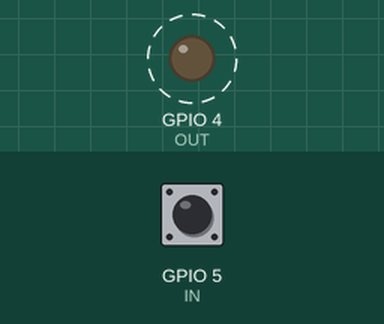
Simulated run of this sketch. Board: ESP32-S3. Parts: output pins drawn as LEDs (lit = HIGH). Dashed ring = blinking. The test bench sets the inputs (shaded band); at power-on: GPIO 5 (IN) HIGH. What the sketch prints to the serial monitor is not drawn.

Above: at 0.05 s.
Timing chart, 0 to 3.0 s (numbered marks = the images above):
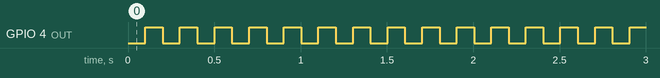

Measured:
- by itself, GPIO 4 (OUT): alternates HIGH for 0.10 s and LOW for 0.10 s

The sketch:

sketch.ino
```cpp
// Fixture for esp32-s3-devkitc-1 (round 10): proves boot, GPIO out, GPIO in with the internal pull-up, and Serial.
// GPIO4 toggles every 100 ms; GPIO5 is INPUT_PULLUP and every change is printed.
const int OUT = 4;
const int IN = 5;
void setup() {
  Serial.begin(115200);
  pinMode(OUT, OUTPUT);
  pinMode(IN, INPUT_PULLUP);
  Serial.println("boot esp32-s3-devkitc-1");
}
int last = -1;
unsigned long t = 0;
bool on = false;
void loop() {
  if (millis() - t >= 100) { t = millis(); on = !on; digitalWrite(OUT, on); }
  int b = digitalRead(IN);
  if (b != last) {
    last = b;
    Serial.printf("in=%d t=%lu\n", b, millis());
  }
  delay(1);
}
```
